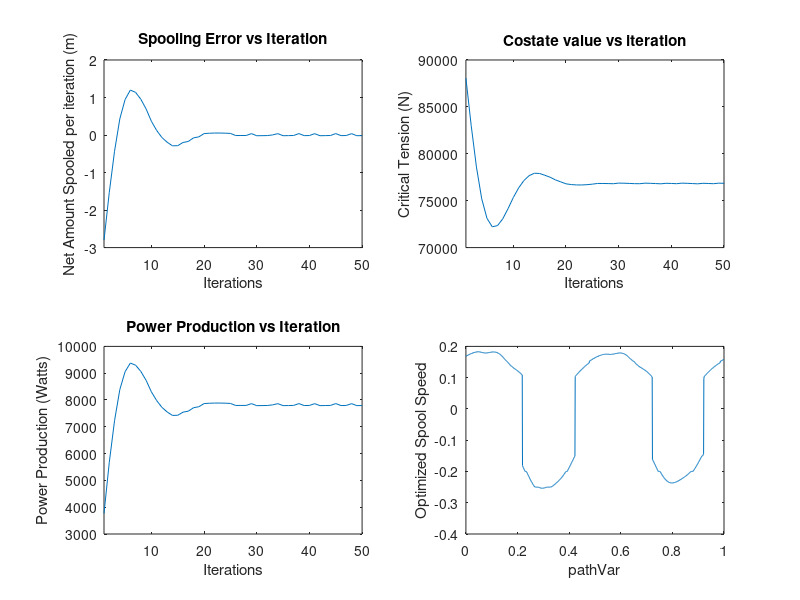

Reproduce this figure in MATLAB. (Note: this script raises an error after producing the figure.)
load('endbehaviorfixed.mat')
spoolSpeeds=-.4:.05:.4;
mid=ceil(length(spoolSpeeds)/2);
clear Ten
tempTen = [];
Ten=zeros(1000);
xopts=linspace(spoolSpeeds(1),spoolSpeeds(end),1000);
for ii = 1:length(spoolSpeeds)
    %Create a 1000xN Tension surface where N is the number of spool speeds
    %that were simulated
    tempTen=[tempTen interp1(pathVars{ii},tens{ii},linspace(0,1,1000),'linear','extrap')'];  
end
%tempTen is 1000x17 1000 path variables and 17 spoolSpeeds
for ii = 1:1000
    %Create a 1000xN Tension surface where N is the number of spool speeds
    %that were simulated
    Ten(ii,:)=interp1(spoolSpeeds,tempTen(ii,:),xopts);
end
clear p spoolTotal speeds pow

timediffs=diff(interp1(pathVars{mid},times{mid},linspace(0,1,1000),'linear','extrap'));
timediffs=[timediffs timediffs(end)];
p(1)=mean(mean(Ten));
n=50;
speeds = cell(1,n);
spoolTotalSum = 0;
spoolTotalSumSum = 0;
errorTotalSum = 0;
pow = zeros(1,n);
for i = 1:n
    %%
    if mod(i,10)==0
        disp(100*i/n)
    end
    speeds{i} = zeros(1,1000);
    energy(i)=0;
    %%
    for ii = 1:1000
        hamil = @(x) (p(i)-Ten(ii,xopts==x)).*x;
        [~,bestind]=min(hamil(xopts));
        bestspeed=xopts(bestind);
        tenbest=Ten(ii,bestind);
        speeds{i}(ii)=bestspeed;
        energy(i) = energy(i) + (tenbest*bestspeed*timediffs(ii));
        %% Animation stuff
        if false && i == 50 && mod(ii,5)==0
            if ii==5
                figure;
            end
            plot(xopts,Ten(ii,:))
            hold on
            plot(xopts,ones(size(xopts))*p(i))
            if bestspeed>0
                rectangle('Position',[0,p(i),bestspeed,tenbest-p(i)],'faceColor','c')
            else
                rectangle('Position',[bestspeed,tenbest,-bestspeed,p(i)-tenbest],'faceColor','c');
            end
            plot([bestspeed bestspeed],[min(min(Ten)) max(max(Ten))],'r--')
            ylim([min(min(Ten)) max(max(Ten))])
            legend('Current Tension Profile','Critical Tension','Optimal Spool Speed')
            ylabel('Tension')
            title(sprintf('Tension at Path Variable = %4.3f',ii/1000))
            xlabel('spool speed');
            hold off
            pause(.01)
            if false
                filename="rec_anim.gif";
                frame = getframe(gcf); 
                im = frame2im(frame); 
                [imind,cm] = rgb2ind(im,256); 
                if ii == 5 
                  imwrite(imind,cm,filename,'gif', 'Loopcount',inf); 
                else 
                  imwrite(imind,cm,filename,'gif','DelayTime',.01,'WriteMode','append'); 
                end 
            end
        end
    end
    spoolTotal(i) = sum(speeds{i}.*timediffs);
    spoolTotalSum = spoolTotalSum + spoolTotal(i);
    spoolTotalSumSum = spoolTotalSumSum + spoolTotalSum;
    
    
    kp=1200;
    ki=600;
    p(i+1)=kp*spoolTotalSum + ki*spoolTotalSumSum + p(1);
end
%%
figure;
subplot(2,2,1);plot(spoolTotal)
xlabel('Iterations')
ylabel('Net Amount Spooled per iteration (m)')
title('Spooling Error vs Iteration')
subplot(2,2,2);plot(p)
xlabel('Iterations')
ylabel('Critical Tension (N)')
title('Costate value vs iteration')
subplot(2,2,3);plot(energy/range(times{mid}))
xlabel('Iterations')
ylabel('Power Production (Watts)')
title('Power Production vs Iteration')
linkaxes(findall(gcf,'Type','axes'),'x')
xlim([1 inf])
subplot(2,2,4);plot(linspace(0,1,1000),speeds{end})
xlabel('pathVar')
ylabel('Optimized Spool Speed')
% title=sprintf('Final Optimized Spooling Strategy\nSpools Out %4.2f%% of the time',100*length(speeds{end}(speeds{end}>0))/length(speeds{end}));
nums=1:1000;
nums=nums(speeds{end}>0);
title(['Final Optimized Spooling Strategy' newline 'Spools Out ' char(string(100*length(speeds{end}(speeds{end}>0))/length(speeds{end}))) '% of the path'])
% title(['Final Optimized Spooling Strategy' newline 'Spools Out ' char(string(100* sum(timediffs(speeds{end}>0))/sum(timediffs))) '% of the path'])

%% 
s=linspace(0,1,1000)';
figure;h=surf(spoolSpeeds,s,Ten);set(h,'LineStyle','none')
hold on
if exist('p','var')
    h1=surf(spoolSpeeds,s,p(end)*ones(size(Ten)),'FaceColor','c');
    set(h1,'LineStyle','none')
end
%%
% figure
% cmap=jet(17);
% for i=[1:17]
%     timediffs1=diff(interp1(pathVars{i},times{i},linspace(0,1,1000),'linear','extrap'));
%     timediffs1=[timediffs1 timediffs1(end)];
%     plot(linspace(0,1,1000),timediffs1,'Color',cmap(i,:),'lineWidth',interp1(1:17,1:2,i))
%     hold on
%     maxomin(i) = max(diff(interp1(pathVars{i},times{i},linspace(0,.99,1000),'linear','extrap')))/min(diff(interp1(pathVars{i},times{i},linspace(0,.99,1000),'linear','extrap')));
% end
% colormap jet
% caxis([-.4 .4])
% colorbar
% xlabel('Path Variable')
% ylabel('Time to move .001 path Variable (s)')
% % xlim([0,.99])